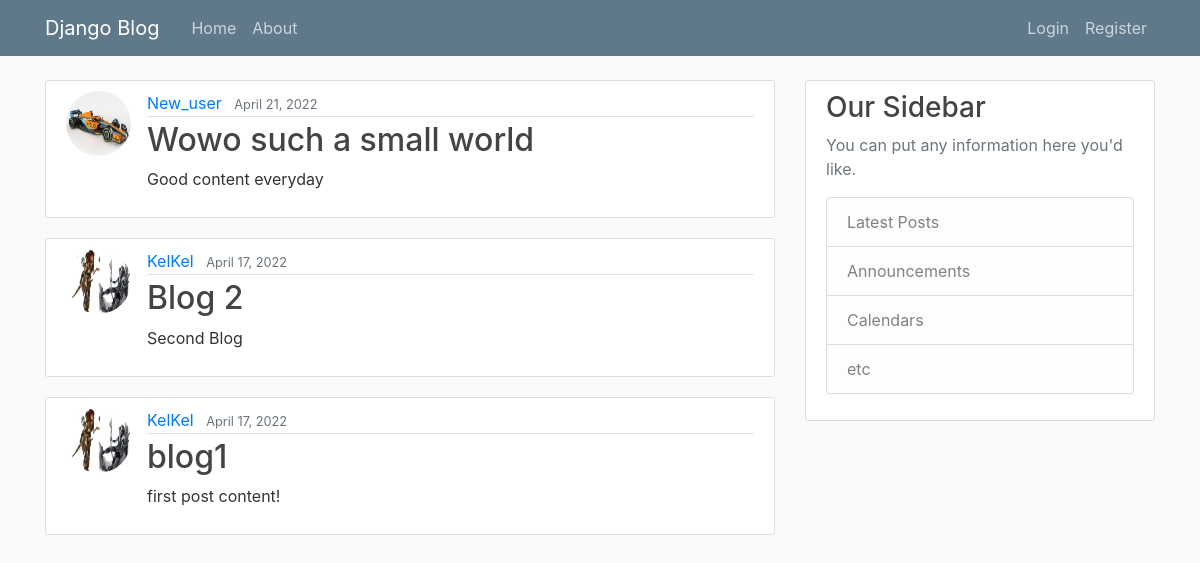
Before: / with the older database file.
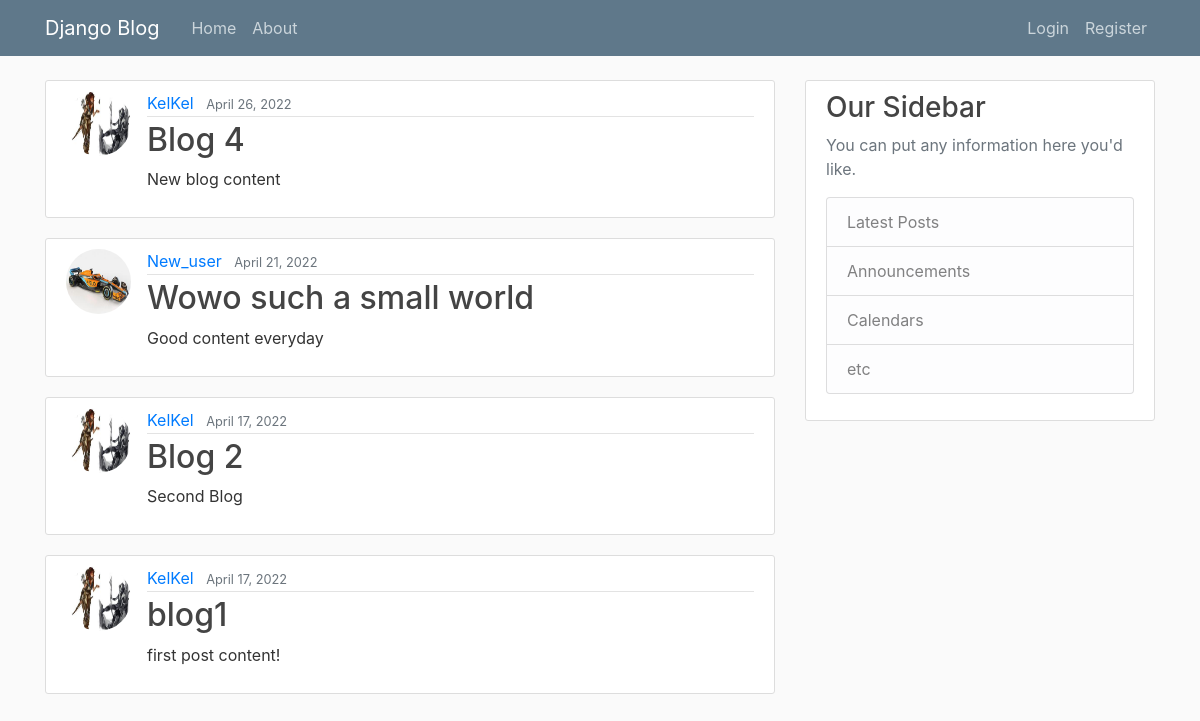
After: the same page with the newer database file.
### BlogHome/models.py (models this page shows, shortened)
class Post(models.Model):
    title = models.CharField(max_length=100)
    content = models.TextField()
    date_posted = models.DateTimeField(default=timezone.now)
    author = models.ForeignKey(User, on_delete=models.CASCADE)

### users/models.py (models this page shows, shortened)
class Profile(models.Model):
    user = models.OneToOneField(User, on_delete=models.CASCADE)
    image = models.ImageField(default='defualt.jpg', upload_to='profile_pics')

### BlogHome/views.py (the view)
# urls.py: path("", PostListView.as_view(), name="blog-home"),
class PostListView(ListView):
    model = Post
    template_name = 'BlogHome/home.html' # <app>/<model>_<viewtype>.html
    context_object_name = 'posts'
    ordering = ['-date_posted']

### BlogHome/templates/BlogHome/home.html
{% extends "BlogHome/base.html" %}
{% block content %}
    {% for post in posts %}
        <article class="media content-section">
            <img class="rounded-circle article-img" src="{{ post.author.profile.image.url }}" alt="">
            <div class="media-body">
            <div class="article-metadata">
                <a class="mr-2" href="{% url 'profile' %}">{{ post.author }}</a>
                <small class="text-muted">{{ post.date_posted|date:"F d, Y" }}</small>
            </div>
            <h2><a class="article-title" href="{% url 'post-detail' post.id %}">{{ post.title }}</a></h2>
            <p class="article-content">{{ post.content }}</p>
            </div>
        </article>
    {% endfor %}
{% endblock content %}

### BlogHome/templates/BlogHome/base.html (shortened to what this page needs)
{% load static %}
<!DOCTYPE html>
<html lang="en">
    <head>
        <link rel="stylesheet" href="https://cdn.jsdelivr.net/npm/bootstrap@4.0.0/dist/css/bootstrap.min.css">
        <link rel="stylesheet" type="text/css" href="{% static 'BlogHome/main.css' %}">
    </head>
    <body>
        <header class="site-header">
            <nav class="navbar navbar-expand-md navbar-dark bg-steel fixed-top">
              <div class="container">
                <a class="navbar-brand mr-4" href="{% url 'blog-home' %}">Django Blog</a>
                <div class="collapse navbar-collapse" id="navbarToggle">
                  <div class="navbar-nav mr-auto">
                    <a class="nav-item nav-link" href="{% url 'blog-home' %}">Home</a>
                    <a class="nav-item nav-link" href="{% url 'blog-about' %}">About</a>
                  </div>
                  <div class="navbar-nav">
                    {% if user.is_authenticated %}
                      <a class="nav-item nav-link" href="{% url 'post-create' %}">New Post</a>
                      <a class="nav-item nav-link" href="{% url 'profile' %}">Profile</a>
                      <a class="nav-item nav-link" href="{% url 'logout' %}">Logout</a>
                    {% else %}
                      <a class="nav-item nav-link" href="{% url 'login' %}">Login</a>
                      <a class="nav-item nav-link" href="{% url 'register' %}">Register</a>
                    {% endif %}
                  </div>
                </div>
              </div>
            </nav>
        </header>
        <main role="main" class="container">
            <div class="row">
              <div class="col-md-8">
                {% block content %}{% endblock %}
              </div>
              <div class="col-md-4">
                <div class="content-section">
                  <h3>Our Sidebar</h3>
                  <p class='text-muted'>You can put any information here you'd like.
                    <ul class="list-group">
                      <li class="list-group-item list-group-item-light">Latest Posts</li>
                      <li class="list-group-item list-group-item-light">Announcements</li>
                      <li class="list-group-item list-group-item-light">Calendars</li>
                      <li class="list-group-item list-group-item-light">etc</li>
                    </ul>
                  </p>
                </div>
              </div>
            </div>
        </main>
    </body>
</html>

### BlogHome/static/BlogHome/main.css (style rules this page uses)
body { background: #fafafa; color: #333333; margin-top: 5rem; }
h1, h2, h3, h4, h5, h6 { color: #444444; }
ul { margin: 0; }
.bg-steel { background-color: #5f788a; }
.site-header .navbar-nav .nav-link { color: #cbd5db; }
.content-section { background: #ffffff; padding: 10px 20px; border: 1px solid #dddddd; border-radius: 3px; margin-bottom: 20px; }
.article-title { color: #444444; }
.article-content { white-space: pre-line; }
.article-img { height: 65px; width: 65px; margin-right: 16px; }
.article-metadata { padding-bottom: 1px; margin-bottom: 4px; border-bottom: 1px solid #e3e3e3 }

Changed rows visible on the page:
added Post: author.profile.image (picture), author "KelKel", date_posted "April 26, 2022", title "Blog 4", content "New blog content"
